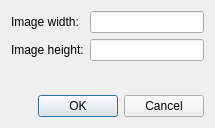
<?xml version="1.0" encoding="UTF-8"?>
<ui version="4.0">
 <class>SpDlgNew</class>
 <widget class="QDialog" name="SpDlgNew">
  <property name="geometry">
   <rect>
    <x>0</x>
    <y>0</y>
    <width>215</width>
    <height>128</height>
   </rect>
  </property>
  <property name="windowTitle">
   <string>New image</string>
  </property>
  <layout class="QVBoxLayout" name="verticalLayout">
   <item>
    <layout class="QFormLayout" name="formLayout">
     <item row="0" column="0">
      <widget class="QLabel" name="mLabelWidth">
       <property name="text">
        <string>Image width:</string>
       </property>
      </widget>
     </item>
     <item row="0" column="1">
      <widget class="QLineEdit" name="mWidth"/>
     </item>
     <item row="1" column="0">
      <widget class="QLabel" name="mLabelHeight">
       <property name="text">
        <string>Image height:</string>
       </property>
      </widget>
     </item>
     <item row="1" column="1">
      <widget class="QLineEdit" name="mHeight"/>
     </item>
    </layout>
   </item>
   <item>
    <widget class="QDialogButtonBox" name="buttonBox">
     <property name="orientation">
      <enum>Qt::Horizontal</enum>
     </property>
     <property name="standardButtons">
      <set>QDialogButtonBox::Cancel|QDialogButtonBox::Ok</set>
     </property>
    </widget>
   </item>
  </layout>
 </widget>
 <resources/>
 <connections>
  <connection>
   <sender>buttonBox</sender>
   <signal>accepted()</signal>
   <receiver>SpDlgNew</receiver>
   <slot>accept()</slot>
   <hints>
    <hint type="sourcelabel">
     <x>248</x>
     <y>254</y>
    </hint>
    <hint type="destinationlabel">
     <x>157</x>
     <y>274</y>
    </hint>
   </hints>
  </connection>
  <connection>
   <sender>buttonBox</sender>
   <signal>rejected()</signal>
   <receiver>SpDlgNew</receiver>
   <slot>reject()</slot>
   <hints>
    <hint type="sourcelabel">
     <x>316</x>
     <y>260</y>
    </hint>
    <hint type="destinationlabel">
     <x>286</x>
     <y>274</y>
    </hint>
   </hints>
  </connection>
 </connections>
</ui>
